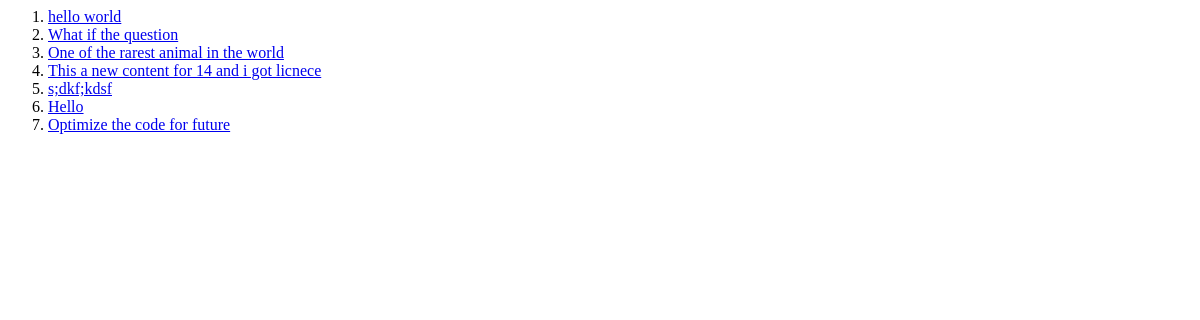
Before: /news/ with the older database file.
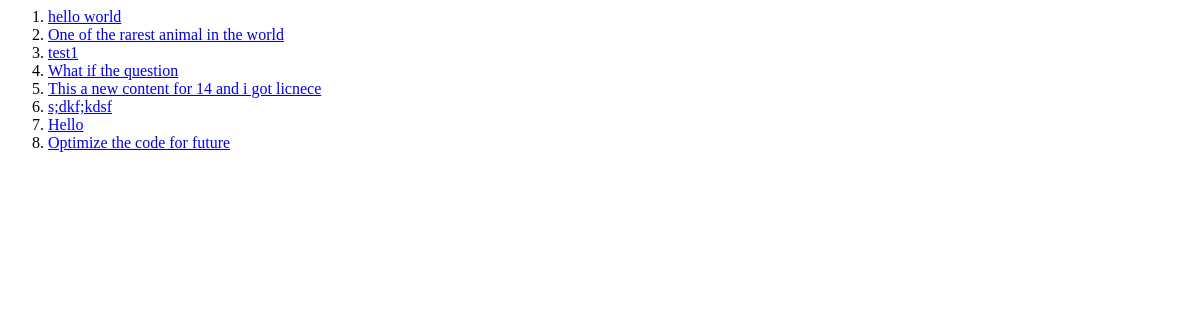
After: the same page with the newer database file.
### news/models.py (models this page shows, shortened)
class News(models.Model):
    author = models.ForeignKey(User, on_delete=models.CASCADE, null=True)
    title = models.CharField(max_length=50)
    content = models.CharField(max_length=250)
    created_at = models.TimeField(auto_now=True)

### news/views.py (the view)
# urls.py: path("", views.index, name="index"),
def index(request):
    news = News.objects.order_by("created_at").all()
    context = {"news": news}
    return render(request, "news/index.html", context)

### news/templates/news/index.html (shortened to what this page needs)
<body>
    <ol>
        {% for new in news %}
            <li>
                <a href="{% url 'news:detail' new.id %}">{{new.title}}</a>
            </li>
        {% endfor %}
    </ol>
</body>

Changed rows visible on the page:
shown differently, row unchanged: News "One of the rarest animal in the world": moves up the list
added News: title "test1"
